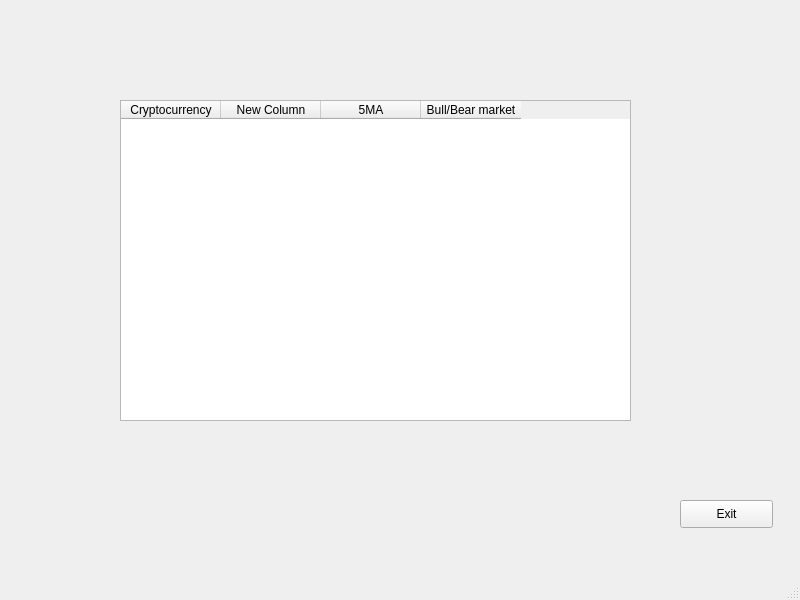
<?xml version="1.0" encoding="UTF-8"?>
<ui version="4.0">
 <class>MainWindow</class>
 <widget class="QMainWindow" name="MainWindow">
  <property name="geometry">
   <rect>
    <x>0</x>
    <y>0</y>
    <width>800</width>
    <height>600</height>
   </rect>
  </property>
  <property name="windowTitle">
   <string>MainWindow</string>
  </property>
  <widget class="QWidget" name="centralwidget">
   <widget class="QPushButton" name="pushButton">
    <property name="geometry">
     <rect>
      <x>680</x>
      <y>500</y>
      <width>93</width>
      <height>28</height>
     </rect>
    </property>
    <property name="text">
     <string>Exit</string>
    </property>
   </widget>
   <widget class="QTableWidget" name="tableWidget">
    <property name="geometry">
     <rect>
      <x>120</x>
      <y>100</y>
      <width>511</width>
      <height>321</height>
     </rect>
    </property>
    <column>
     <property name="text">
      <string>Cryptocurrency</string>
     </property>
    </column>
    <column>
     <property name="text">
      <string>New Column</string>
     </property>
    </column>
    <column>
     <property name="text">
      <string>5MA</string>
     </property>
    </column>
    <column>
     <property name="text">
      <string>Bull/Bear market</string>
     </property>
    </column>
   </widget>
  </widget>
  <widget class="QMenuBar" name="menubar">
   <property name="geometry">
    <rect>
     <x>0</x>
     <y>0</y>
     <width>800</width>
     <height>26</height>
    </rect>
   </property>
  </widget>
  <widget class="QStatusBar" name="statusbar"/>
 </widget>
 <resources/>
 <connections/>
</ui>
